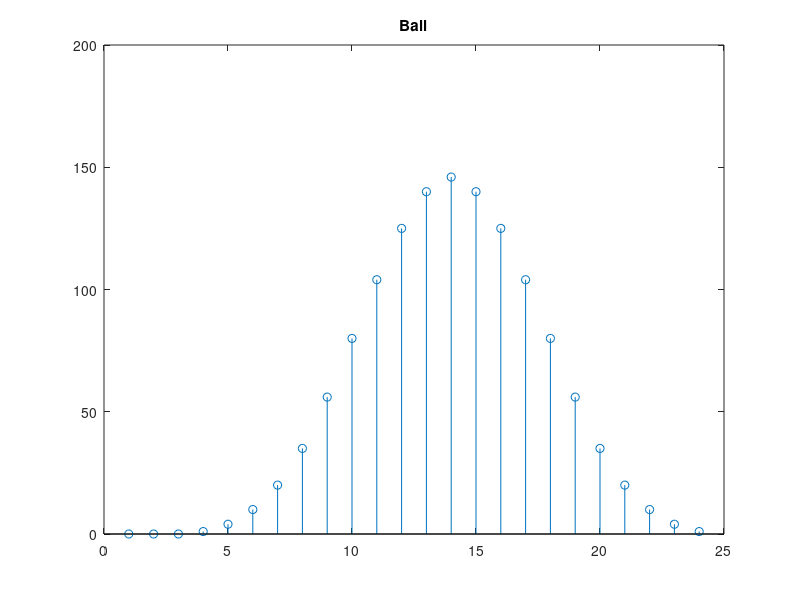

MATLAB code to generate this figure: (Note: this script raises an error after producing the figure.)
% Determining the different numbers two dice can roll

% Clear all the variables before we start
clear;

% Note: This is a 'brute force approach' we use nested loops to
% cover all posibilities

% Create a 1D array for the count & axis (we know the upper limit is the 
% 2x6 = 12 (as the range of values we can throw is 1-6)
NumbersThrownCount = zeros (1,24);

% Start a timer
tic

% Loop over the range of values of the first die
for throw_1 = 1:6

    % Loop over the range of values of the second die
    for throw_2 = 1:6        
        
        for throw_3 = 1:6

            for throw_4 = 1:6

                % Sum the values of the two die
                RollTotal = throw_1 + throw_2 + throw_3 + throw_4;
        
		        % Increase the count of this throw
                NumbersThrownCount(RollTotal) = NumbersThrownCount(RollTotal) + 1;

            end

        end

    end
    
end

% stop timer 
toc

% Now we plot a graph of the number of times each number is thrown
stem(NumbersThrownCount);
title("Ball");

% Ask user for a a value they would like the probability of throwing
Throw = AskForRealNum("the sum of dice");

Probability = NumbersThrownCount(Throw) / sum(NumbersThrownCount) * 100;

% We use fprintf for output (the format is the same as for printf in C)
fprintf("The probability of throwing a %d is %f %%\n", Throw, Probability);

% End of code


function Num = AskForRealNum(VarName)

    NumStr= input("Enter a real, numerical number for "+ VarName +": ", "s");

    Num = str2double(NumStr);

    while ~isreal(Num) || isinf(Num) || isnan(Num)
        if ~isreal(Num)
            fprintf("%s must be real\n", VarName)
        elseif isinf(Num)
            fprintf("%s must be finite\n", VarName)
        elseif isnan(Num)
            fprintf("%s must be a number\n", VarName)
        else
            disp("?")
        end
        NumStr= input("Enter a real, numerical number for "+ VarName +": ", "s");
        Num = str2double(NumStr);
    end
end
